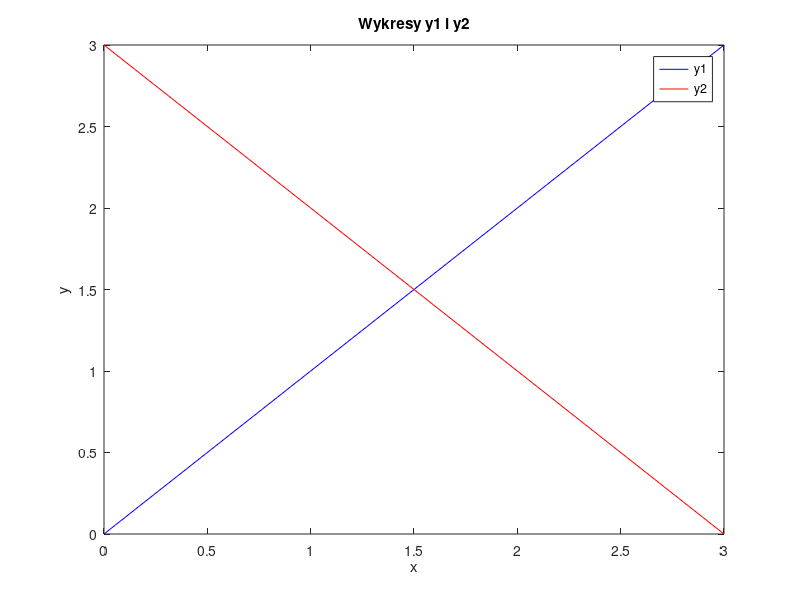

Reproduce this figure in MATLAB. (Note: this script raises an error after producing the figure.)
% Dane
x = [0, 1, 2, 3];
y1 = [0, 1, 2, 3];
y2 = [3, 2, 1, 0];

% Wykresy
plot(x, y1, 'b-', x, y2, 'r-');
xlabel('x');
ylabel('y');
title('Wykresy y1 i y2');
legend('y1', 'y2');

% Znalezienie punktu przecięcia
[x_intersect, y_intersect] = intersect(x, y1, x, y2);
punkt_przeciecia = [x_intersect, y_intersect];

% Wyświetlenie punktu przecięcia
disp(['Punkt przecięcia: (', num2str(punkt_przeciecia), ')']);
